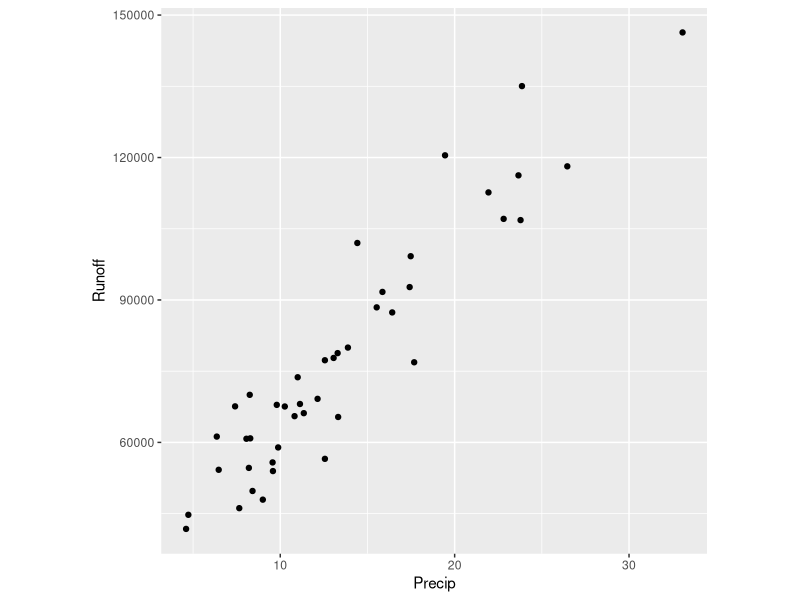
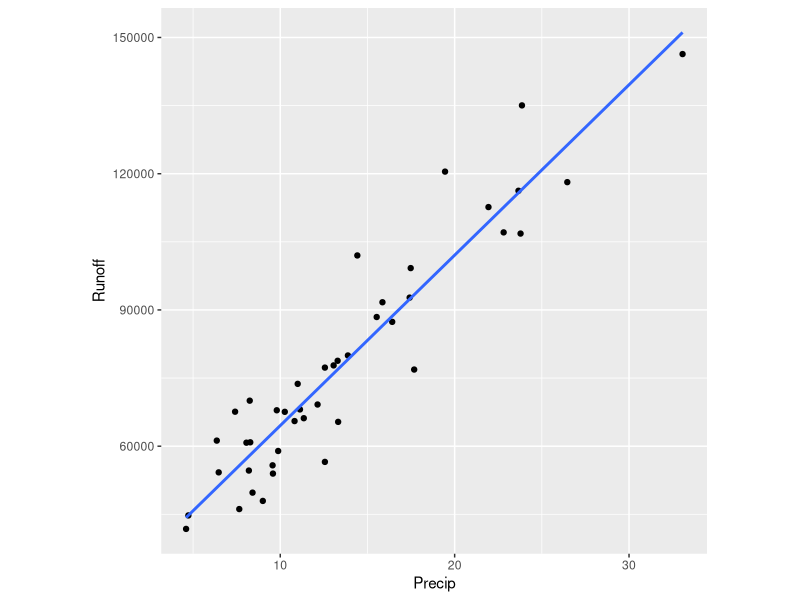
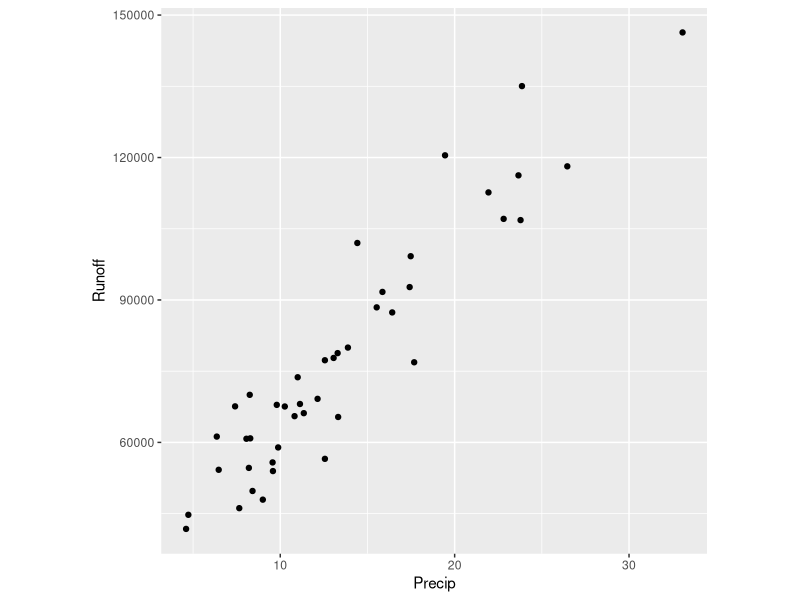
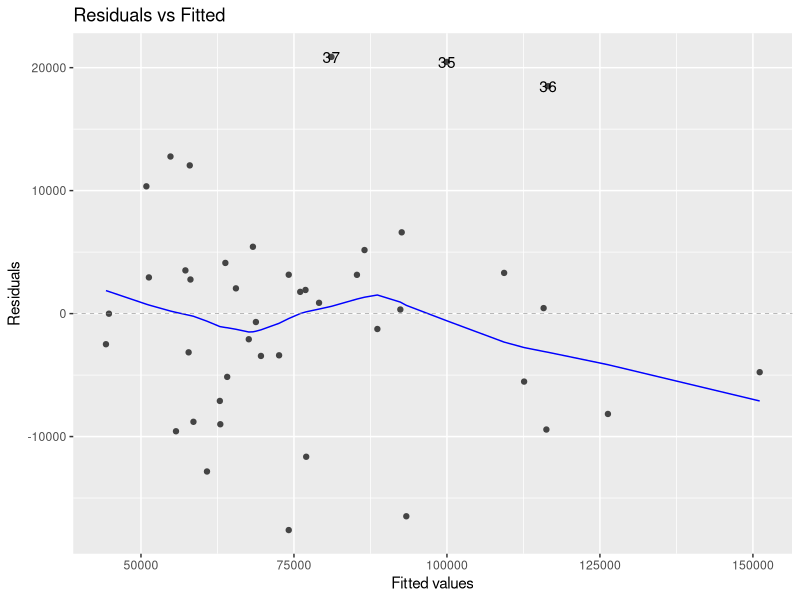
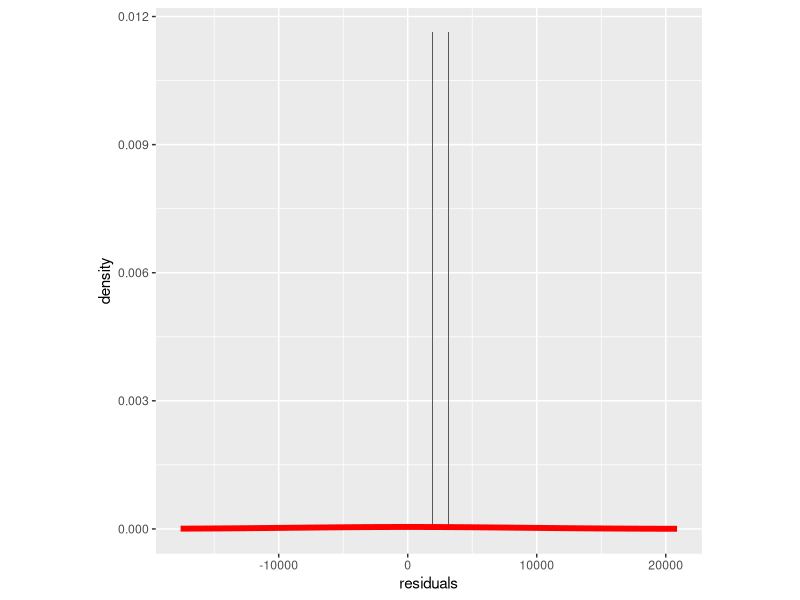
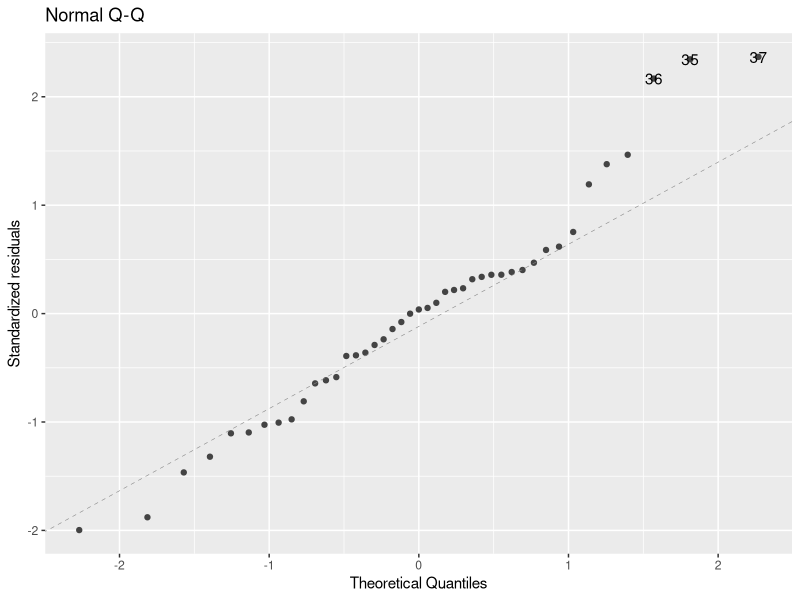
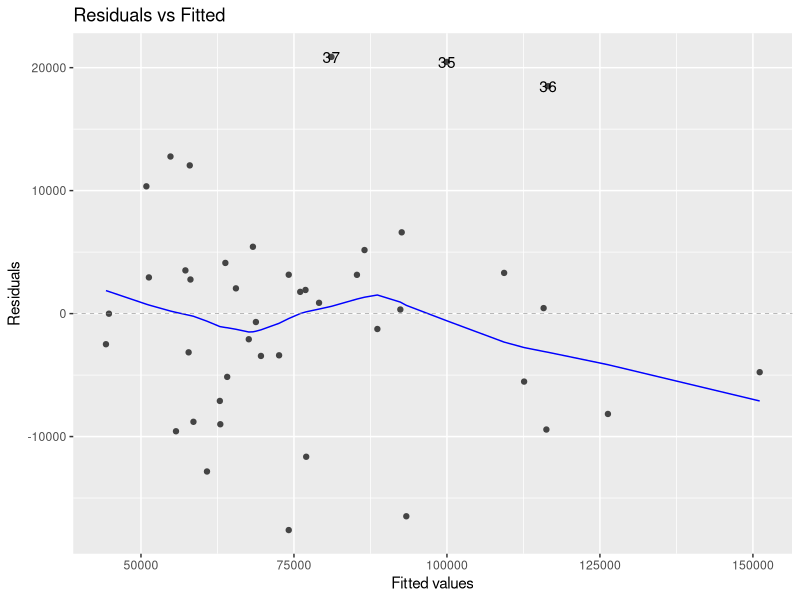
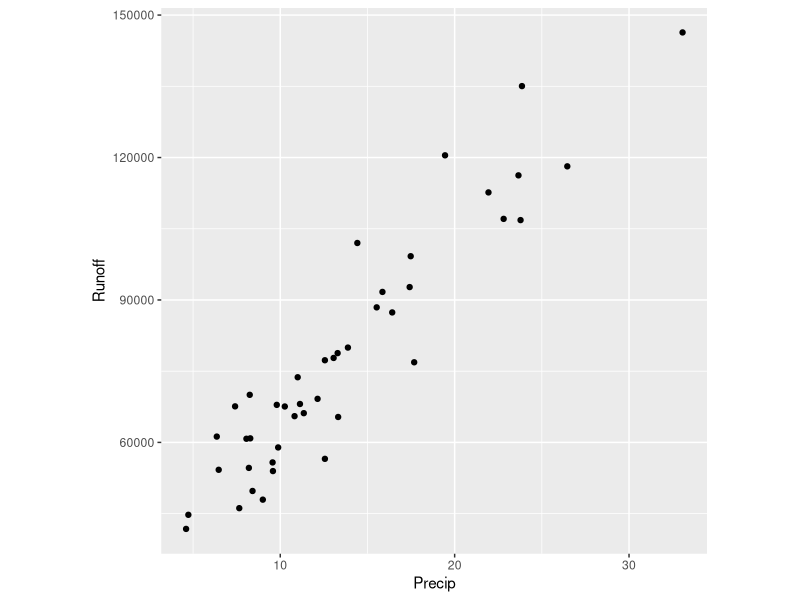

The R script that drew these images, in order:
## ---- chunk 1
library(tidyverse)
library(ggfortify)
library(car)
## ---- chunk 2
water <- read.table("water.txt", header = TRUE)
head(water)
summary(water)
## ---- chunk 3
water_base_plot <- ggplot(data = water) +
  geom_point(mapping = aes(x = Precip, y = Runoff)) +
  theme(aspect.ratio = 1)
water_base_plot
## ---- chunk 4
cor(x= water$Precip, y=water$Runoff)
## ---- chunk 5
water_base_plot + 
  geom_smooth(mapping = aes(x = Precip, y = Runoff), 
              method = "lm", 
              se = FALSE) 
## ---- chunk 6
water_lm <- lm(Runoff ~ Precip, data = water)
summary(water_lm)
water$residuals <- water_lm$residuals
water$fittedMPG <- water_lm$fitted.values
## ---- chunk 7
water_base_plot

(water_resid_fitted_plot <- autoplot(water_lm, which = 1, ncol = 1, nrow = 1))
## ---- chunk 8
water_hist <- ggplot(data = water) + 
  geom_histogram(mapping = aes(x = residuals, y = ..density..), 
                 binwidth = 2) +
  # stat_function() overlays the red normal curve on the histogram
  stat_function(fun = dnorm, 
                color = "red", 
                size = 2,
                args = list(mean = mean(water$residuals), 
                            sd = sd(water$residuals))) +
  theme(aspect.ratio = 1)

water_hist

(water_norm_plot <- autoplot(water_lm, which = 2, ncol = 1, nrow = 1))

shapiro.test(water$Runoff)
## ---- chunk 9
water_resid_fitted_plot

grp <- as.factor(c(rep("lower", floor(dim(water)[1] / 2)), 
                   rep("upper", ceiling(dim(water)[1] / 2))))

leveneTest(unlist(water[order(water$Runoff), "residuals"]) ~ grp, 
           center = median)
## ---- chunk 10
water_base_plot

water_hist

water_norm_plot

# calculate the DFFITS
water$dffits <- dffits(water_lm)

# plot the DFFITS against the observation number
ggplot(data = water) + 
  geom_point(mapping = aes(x = as.numeric(rownames(water)), 
                           y = abs(dffits))) +
  ylab("Absolute Value of DFFITS for Y") +
  xlab("Observation Number") +
  # for n > 30
  geom_hline(mapping = aes(yintercept = 2 * sqrt(length(water_lm$coefficients) /
                                                   length(dffits))),
             color = "red", 
             linetype = "dashed") +
  # for n <= 30 (code for future, small data sets)
  # geom_hline(mapping = aes(yintercept = 1),
  #            color = "red", 
  #            linetype = "dashed") +
  theme(aspect.ratio = 1)

# print a list of potential influential points according to DFFITS
# for n > 30
water %>% 
  mutate(rowNum = row.names(water)) %>%  # save original row numbers 
  # select potential influential pts
  filter(abs(dffits) > 2 * sqrt(length(water_lm$coefficients) / 
                                  length(dffits))) %>%
  arrange(desc(abs(dffits)))
## ---- chunk 11
confint(water_lm, c("Precip"), level = 0.95)
## ---- chunk 12
summary(water_lm)
## ---- chunk 13
predict(water_lm,
        newdata = data.frame(Precip = 30),
        level = 0.95,
        interval = "confidence")
## ---- chunk 14
 
precip_values <- seq(min(water$Precip), max(water$Precip), length = 100)
# 95% confidence intervals of **Runoff** across those values of Precip
conf_int_mean <- predict(water_lm, 
                               newdata = data.frame(Precip = precip_values), 
                               interval = "confidence",
                               level = 0.95)

# Store results in a data frame for plotting
preds <- data.frame("precip_values" = precip_values, 
                    conf_int_mean)

# Plot the predictions
water_base_plot + 
  geom_line(data = preds, 
            mapping = aes(x = precip_values, y = fit), 
            color = "blue", size = 1.5) + 
  geom_line(data = preds, 
            mapping = aes(x = precip_values, y = lwr), 
            color = "#d95f02", size = 1.5) +
  geom_line(data = preds, 
            mapping = aes(x = precip_values, y = upr), 
            color = "#d95f02", size = 1.5)
## ---- chunk 15
predict(water_lm,
        newdata = data.frame(Precip = 30),
        level = 0.95,
        interval = "prediction")
## ---- chunk 16
recip_values <- seq(min(water$Precip), max(water$Precip), length = 100)
# 95% confidence intervals of **Runoff** across those values of Precip
conf_int_mean <- predict(water_lm, 
                               newdata = data.frame(Precip = precip_values), 
                               interval = "prediction",
                               level = 0.95)
# Store results in a data frame for plotting
preds <- data.frame("precip_values" = precip_values, 
                    conf_int_mean)

# Plot the predictions
water_base_plot + 
  geom_line(data = preds, 
            mapping = aes(x = precip_values, y = fit), 
            color = "blue", size = 1.5) + 
  geom_line(data = preds, 
            mapping = aes(x = precip_values, y = lwr), 
            color = "#d95f02", size = 1.5) +
  geom_line(data = preds, 
            mapping = aes(x = precip_values, y = upr), 
            color = "#d95f02", size = 1.5)
## ---- chunk 17
anova <- aov(water_lm)  # get ANOVA components
water_anova <- summary(anova)[[1]]  # save data in a usable form

mse <- water_anova['Residuals','Mean Sq']
mse
## ---- chunk 18
rmse <- sqrt(mse)
rmse
## ---- chunk 19

## ---- chunk 20
summary(water_lm)
